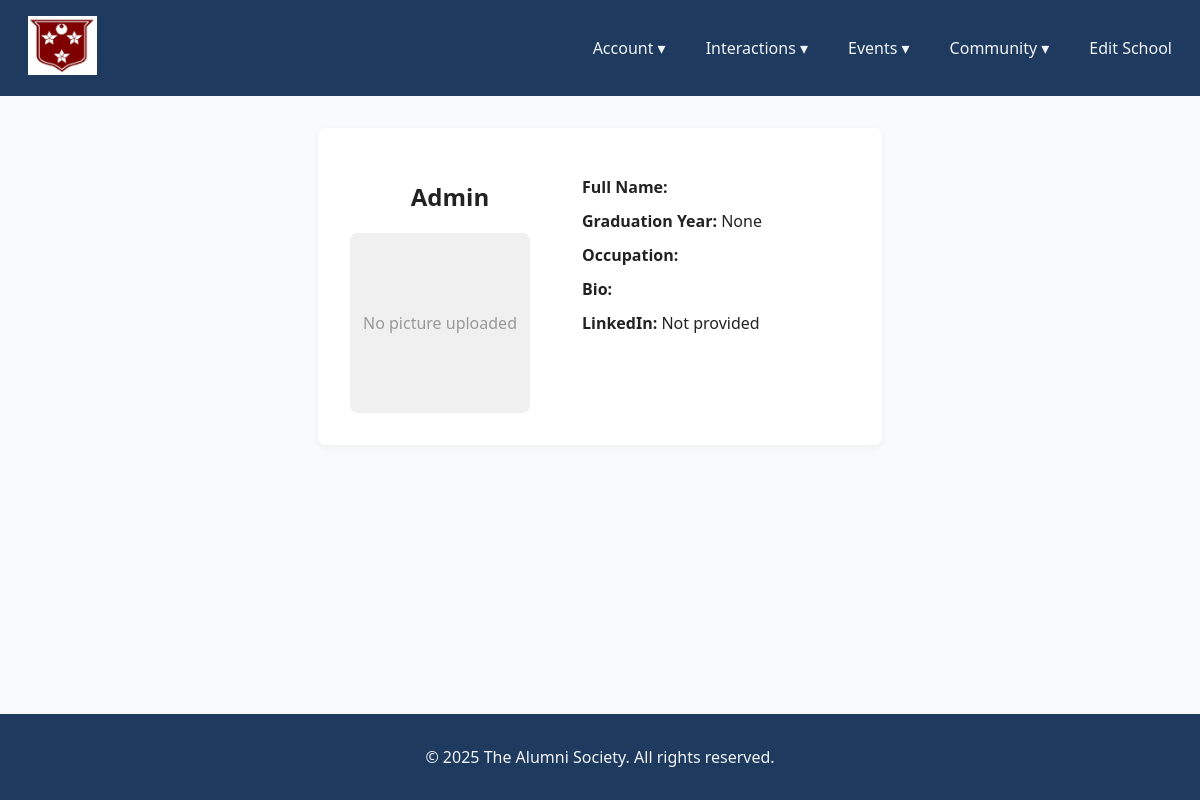
The page /accounts/profile/Admin/ (signed in) on the database its author committed.
### Accounts/models.py (models this page shows, shortened)
class User(AbstractUser):
    school = models.ForeignKey(School, on_delete=models.CASCADE, related_name="users", null=True, blank=True)
    graduation_year = models.PositiveIntegerField(null=True, blank=True)
    occupation = models.CharField(max_length=100, blank=True)
    bio = models.TextField(blank=True)
    linkedin_url = models.URLField(blank=True)
    profile_picture = models.ImageField(upload_to='profile_pics/', blank=True, null=True)
    is_staff_account = models.BooleanField(default=False)
    is_superuser_account = models.BooleanField(default=False)
    is_student_account = models.BooleanField(default=False)

### schools/models.py (models this page shows, shortened)
class School(models.Model):
    name = models.CharField(max_length=255, unique=True)
    logo = models.ImageField(upload_to="school_logos/", blank=True, null=True)
    description = models.TextField(blank=True)
    address = models.TextField(blank=True)
    banner_image = models.ImageField(upload_to="school_banners/", blank=True, null=True)

### Accounts/views.py (the view)
# urls.py: path("profile/<str:username>/", views.public_profile_view, name="public_profile"),
def public_profile_view(request, username):
    alumni = get_object_or_404(User, username=username)
    return render(request, "Accounts/profile_view.html", {"alumni": alumni})

### Accounts/templates/accounts/profile_view.html
{% extends "Main/base.html" %}
{% load static %}
{% block content %}
<div class="profile-container">
    <div class="profile-left">
        <h2>{{ alumni.username }}</h2>
        {% if alumni.profile_picture %}
            <img src="{{ alumni.profile_picture.url }}" alt="{{ alumni.username }} Profile Picture" class="profile-img">
        {% else %}
            <div class="profile-no-img">No picture uploaded</div>
        {% endif %}
    </div>
    <div class="profile-right">
        <ul>
            <li><strong>Full Name:</strong> {{ alumni.first_name }} {{ alumni.last_name }}</li>
            <li><strong>Graduation Year:</strong> {{ alumni.graduation_year }}</li>
            <li><strong>Occupation:</strong> {{ alumni.occupation }}</li>
            <li><strong>Bio:</strong> {{ alumni.bio }}</li>
            <li><strong>LinkedIn:</strong>
                {% if alumni.linkedin_url %}
                    <a href="{{ alumni.linkedin_url }}" target="_blank">{{ alumni.linkedin_url }}</a>
                {% else %}
                    <span class="text-muted">Not provided</span>
                {% endif %}
            </li>
        </ul>
    </div>
</div>
{% endblock %}

### Main/templates/Main/base.html (shortened to what this page needs)
<!DOCTYPE html>
<html lang="en">
<head>
    {% load static %}
    <link rel="stylesheet" href="{% static 'Main/style.css' %}">
</head>
<body>
<nav>
  <div class="nav-container">
    <div class="logo">
      <a href="{% url 'Main:homepage' %}" class="logo1">
        <p class="navtitle">
          {% if user.is_authenticated %}
            <img class="navbar-logo" src="{{ user.school.logo.url }}">
          {% else %}
            <img class="navbar-logo" src="{% static 'images/The Alumni Society Logo.png' %}" alt="Logo">
            <p>The Caistorians' Association
            {% endif %}
        </p>
      </a>
    </div>
    <ul class="nav-links">
      {% if user.is_authenticated %}
      <li class="dropdown">
        <a href="#">Account ▾</a>
      </li>
      <li class="dropdown">
        <a href="#">Interactions ▾</a>
      </li>
      <li class="dropdown">
        <a href="#">Events ▾</a>
      </li>
      <li class="dropdown">
        <a href="#">Community ▾</a>
      </li>
      {% else %}
      <li><a href="{% url 'Accounts:login' %}">Login</a></li>
      <li><a href="{% url 'Accounts:create_account' %}">Create Account</a></li>
      {% endif %}
      {% if user.is_staff_account %}
      <li><a href="{% url 'schools:edit_school' user.school.id %}">Edit School</a></li>
      {% endif %}
    </ul>
  </div>
</nav>
    <main>
        {% block content %}
        {% endblock %}
    </main>
    <footer>
        <p>&copy; {{ year|default:2025 }} The Alumni Society. All rights reserved.</p>
    </footer>
</body>
</html>

### Main/static/Main/style.css (style rules this page uses)
nav { background: #1e3a5f; padding: 0.5rem 1rem; }
footer { background: #1e3a5f; padding: 1rem 0; text-align: center; color: #f1f5f9; }
.nav-container { display: flex; justify-content: space-between; align-items: center; max-height: 80px; }
.nav-links { list-style: none; display: flex; gap: 1rem; margin: 0; padding: 0; }
.nav-links li { position: relative; }
.logo1 { text-decoration: none; color: inherit; }
.navtitle { color: #f1f5f9; text-decoration: none; padding: 0.5rem 0.75rem; display: block; }
.nav-links a { color: #f1f5f9; text-decoration: none; padding: 0.5rem 0.75rem; display: block; }
body { display: flex; flex-direction: column; min-height: 100vh; margin: 0; padding: 0; font-family: 'Segoe UI', Arial, sans-serif; background-color: #f8fafc; color: #222; }
main { flex: 1; }
.navbar-logo { min-height: 50px; max-width: 120px; max-height: 60px; height: auto; width: auto; object-fit: contain; }
.profile-container { max-width: 900px; margin: 2rem auto; padding: 2rem; }
.profile-left { flex: 0 0 200px; max-width: 200px; text-align: center; }
.profile-right { flex: 1; }
.profile-right ul { list-style: none; padding: 0; }
.profile-right li { margin-bottom: 0.5rem; }
.profile-container { display: flex; gap: 2rem; background: #fff; padding: 2rem; border-radius: 8px; box-shadow: 0 2px 8px rgba(0,0,0,0.05); max-width: 500px; margin: 2rem auto; }
.profile-left { flex: 0 0 200px; text-align: center; }
.profile-no-img { width: 180px; height: 180px; background: #f0f0f0; display: flex; align-items: center; justify-content: center; border-radius: 8px; color: #999; }
.profile-right li { margin-bottom: 0.75rem; }

### rows shown on the page
User: school.logo (picture)
User: username "Admin", graduation_year "None"

### other values the page prints
{{ year|default:2025 }} "2025"
